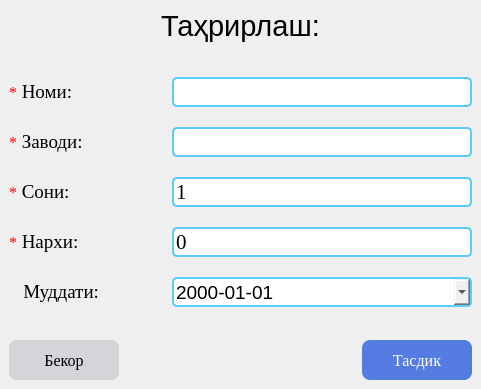
<?xml version="1.0" encoding="UTF-8"?>
<ui version="4.0">
 <class>MainWindow</class>
 <widget class="QMainWindow" name="MainWindow">
  <property name="geometry">
   <rect>
    <x>0</x>
    <y>0</y>
    <width>481</width>
    <height>389</height>
   </rect>
  </property>
  <property name="windowTitle">
   <string>MainWindow</string>
  </property>
  <property name="windowIcon">
   <iconset>
    <normalon>:/01/icon.ico</normalon>
   </iconset>
  </property>
  <property name="styleSheet">
   <string notr="true">

QSpinBox#spin::up-button  {
width: 20px;
padding-top: 5px;
border-width: 1px;
}
QSpinBox#spin::down-button  {

width: 20px;
border-width: 1px;
;
}

QSpinBox#spin::up-arrow  {
image: url(:/02/drop_up.png);

min-width: 14px;
min-height: 10px;
max-width: 14px;
max-height: 10px;
height: 14px;
width: 10px;
}

QSpinBox#spin::up-button:pressed  {
top: -1px;
left: 1px;
}


QSpinBox#spin::down-arrow  {
image:  url(:/02/drop_down.png);
min-width: 14px;
min-height: 10px;
max-width: 14px;
max-height: 10px;
height: 14px;
width: 10px;
}

QSpinBox#spin::down-button:pressed  {
top: 1px;
left: 1px;
}

QSpinBox#spin_2::up-button  {
width: 20px;
padding-top: 5px;
border-width: 1px;
}
QSpinBox#spin_2::down-button  {

width: 20px;
border-width: 1px;
;
}

QSpinBox#spin_2::up-arrow  {
image: url(:/02/drop_up.png);

min-width: 14px;
min-height: 10px;
max-width: 14px;
max-height: 10px;
height: 14px;
width: 10px;
}

QSpinBox#spin_2::up-button:pressed  {
top: -1px;
left: 1px;
}


QSpinBox#spin_2::down-arrow  {
image:  url(:/02/drop_down.png);
min-width: 14px;
min-height: 10px;
max-width: 14px;
max-height: 10px;
height: 14px;
width: 10px;
}

QSpinBox#spin_2::down-button:pressed  {
top: 1px;
left: 1px;
}</string>
  </property>
  <widget class="QWidget" name="centralwidget">
   <layout class="QGridLayout" name="gridLayout">
    <item row="0" column="0">
     <layout class="QVBoxLayout" name="verticalLayout_2">
      <item>
       <layout class="QHBoxLayout" name="horizontalLayout_5">
        <item>
         <spacer name="horizontalSpacer_5">
          <property name="orientation">
           <enum>Qt::Horizontal</enum>
          </property>
          <property name="sizeHint" stdset="0">
           <size>
            <width>40</width>
            <height>20</height>
           </size>
          </property>
         </spacer>
        </item>
        <item>
         <widget class="QLabel" name="label">
          <property name="font">
           <font>
            <family>Arial</family>
            <pointsize>22</pointsize>
           </font>
          </property>
          <property name="text">
           <string>Таҳрирлаш:</string>
          </property>
         </widget>
        </item>
        <item>
         <spacer name="horizontalSpacer_8">
          <property name="orientation">
           <enum>Qt::Horizontal</enum>
          </property>
          <property name="sizeHint" stdset="0">
           <size>
            <width>40</width>
            <height>20</height>
           </size>
          </property>
         </spacer>
        </item>
       </layout>
      </item>
      <item>
       <spacer name="verticalSpacer">
        <property name="orientation">
         <enum>Qt::Vertical</enum>
        </property>
        <property name="sizeHint" stdset="0">
         <size>
          <width>20</width>
          <height>18</height>
         </size>
        </property>
       </spacer>
      </item>
      <item>
       <layout class="QVBoxLayout" name="verticalLayout">
        <property name="spacing">
         <number>20</number>
        </property>
        <item>
         <layout class="QHBoxLayout" name="horizontalLayout">
          <property name="spacing">
           <number>0</number>
          </property>
          <item>
           <widget class="QLabel" name="label_7">
            <property name="font">
             <font>
              <family>Times New Roman</family>
              <pointsize>12</pointsize>
             </font>
            </property>
            <property name="styleSheet">
             <string notr="true">color: rgb(255, 0, 0);</string>
            </property>
            <property name="text">
             <string>*</string>
            </property>
           </widget>
          </item>
          <item>
           <widget class="QLabel" name="label_2">
            <property name="font">
             <font>
              <family>Times New Roman</family>
              <pointsize>14</pointsize>
             </font>
            </property>
            <property name="text">
             <string> Номи:</string>
            </property>
           </widget>
          </item>
          <item>
           <spacer name="horizontalSpacer">
            <property name="orientation">
             <enum>Qt::Horizontal</enum>
            </property>
            <property name="sizeType">
             <enum>QSizePolicy::Expanding</enum>
            </property>
            <property name="sizeHint" stdset="0">
             <size>
              <width>60</width>
              <height>20</height>
             </size>
            </property>
           </spacer>
          </item>
          <item>
           <widget class="QLineEdit" name="lineEdit">
            <property name="sizePolicy">
             <sizepolicy hsizetype="Minimum" vsizetype="Fixed">
              <horstretch>0</horstretch>
              <verstretch>0</verstretch>
             </sizepolicy>
            </property>
            <property name="minimumSize">
             <size>
              <width>300</width>
              <height>30</height>
             </size>
            </property>
            <property name="font">
             <font>
              <family>Times New Roman</family>
              <pointsize>16</pointsize>
             </font>
            </property>
            <property name="styleSheet">
             <string notr="true">QLineEdit{
border: 2px solid #59CDF2;
border-radius: 5px;
}
QLineEdit::focus{
border: 1px solid blue;
}</string>
            </property>
            <property name="placeholderText">
             <string/>
            </property>
           </widget>
          </item>
         </layout>
        </item>
        <item>
         <layout class="QHBoxLayout" name="horizontalLayout_2">
          <property name="spacing">
           <number>0</number>
          </property>
          <item>
           <widget class="QLabel" name="label_8">
            <property name="font">
             <font>
              <family>Times New Roman</family>
              <pointsize>12</pointsize>
             </font>
            </property>
            <property name="styleSheet">
             <string notr="true">color: rgb(255, 0, 0);</string>
            </property>
            <property name="text">
             <string>*</string>
            </property>
           </widget>
          </item>
          <item>
           <widget class="QLabel" name="label_3">
            <property name="font">
             <font>
              <family>Times New Roman</family>
              <pointsize>14</pointsize>
             </font>
            </property>
            <property name="text">
             <string> Заводи:</string>
            </property>
           </widget>
          </item>
          <item>
           <spacer name="horizontalSpacer_2">
            <property name="orientation">
             <enum>Qt::Horizontal</enum>
            </property>
            <property name="sizeType">
             <enum>QSizePolicy::Expanding</enum>
            </property>
            <property name="sizeHint" stdset="0">
             <size>
              <width>55</width>
              <height>20</height>
             </size>
            </property>
           </spacer>
          </item>
          <item>
           <widget class="QLineEdit" name="lineEdit_2">
            <property name="sizePolicy">
             <sizepolicy hsizetype="Minimum" vsizetype="Fixed">
              <horstretch>0</horstretch>
              <verstretch>0</verstretch>
             </sizepolicy>
            </property>
            <property name="minimumSize">
             <size>
              <width>300</width>
              <height>30</height>
             </size>
            </property>
            <property name="font">
             <font>
              <family>Times New Roman</family>
              <pointsize>16</pointsize>
             </font>
            </property>
            <property name="styleSheet">
             <string notr="true">QLineEdit{
border: 2px solid #59CDF2;
border-radius: 5px;
}
QLineEdit::focus{
border: 1px solid blue;
}</string>
            </property>
            <property name="text">
             <string/>
            </property>
            <property name="placeholderText">
             <string/>
            </property>
           </widget>
          </item>
         </layout>
        </item>
        <item>
         <layout class="QHBoxLayout" name="horizontalLayout_3">
          <property name="spacing">
           <number>0</number>
          </property>
          <item>
           <widget class="QLabel" name="label_11">
            <property name="font">
             <font>
              <family>Times New Roman</family>
              <pointsize>12</pointsize>
             </font>
            </property>
            <property name="styleSheet">
             <string notr="true">color: rgb(255, 0, 0);</string>
            </property>
            <property name="text">
             <string>*</string>
            </property>
           </widget>
          </item>
          <item>
           <widget class="QLabel" name="label_4">
            <property name="font">
             <font>
              <family>Times New Roman</family>
              <pointsize>14</pointsize>
             </font>
            </property>
            <property name="text">
             <string> Сони:</string>
            </property>
           </widget>
          </item>
          <item>
           <spacer name="horizontalSpacer_3">
            <property name="orientation">
             <enum>Qt::Horizontal</enum>
            </property>
            <property name="sizeType">
             <enum>QSizePolicy::Expanding</enum>
            </property>
            <property name="sizeHint" stdset="0">
             <size>
              <width>65</width>
              <height>20</height>
             </size>
            </property>
           </spacer>
          </item>
          <item>
           <widget class="QSpinBox" name="spin">
            <property name="minimumSize">
             <size>
              <width>300</width>
              <height>30</height>
             </size>
            </property>
            <property name="font">
             <font>
              <family>Times New Roman</family>
              <pointsize>16</pointsize>
             </font>
            </property>
            <property name="styleSheet">
             <string notr="true">QSpinBox{
border: 2px solid #59CDF2;
border-radius: 5px;
}
QSpinBox::focus{
border: 1px solid blue;
}</string>
            </property>
            <property name="minimum">
             <number>1</number>
            </property>
            <property name="maximum">
             <number>99999999</number>
            </property>
           </widget>
          </item>
         </layout>
        </item>
        <item>
         <layout class="QHBoxLayout" name="horizontalLayout_4">
          <property name="spacing">
           <number>0</number>
          </property>
          <item>
           <widget class="QLabel" name="label_9">
            <property name="font">
             <font>
              <family>Times New Roman</family>
              <pointsize>12</pointsize>
             </font>
            </property>
            <property name="styleSheet">
             <string notr="true">color: rgb(255, 0, 0);</string>
            </property>
            <property name="text">
             <string>*</string>
            </property>
           </widget>
          </item>
          <item>
           <widget class="QLabel" name="label_5">
            <property name="font">
             <font>
              <family>Times New Roman</family>
              <pointsize>14</pointsize>
             </font>
            </property>
            <property name="text">
             <string> Нархи:</string>
            </property>
           </widget>
          </item>
          <item>
           <spacer name="horizontalSpacer_4">
            <property name="orientation">
             <enum>Qt::Horizontal</enum>
            </property>
            <property name="sizeType">
             <enum>QSizePolicy::Expanding</enum>
            </property>
            <property name="sizeHint" stdset="0">
             <size>
              <width>52</width>
              <height>20</height>
             </size>
            </property>
           </spacer>
          </item>
          <item>
           <widget class="QSpinBox" name="spin_2">
            <property name="minimumSize">
             <size>
              <width>300</width>
              <height>30</height>
             </size>
            </property>
            <property name="font">
             <font>
              <family>Times New Roman</family>
              <pointsize>16</pointsize>
             </font>
            </property>
            <property name="styleSheet">
             <string notr="true">QSpinBox{
border: 2px solid #59CDF2;
border-radius: 5px;
}
QSpinBox::focus{
border: 1px solid blue;
}</string>
            </property>
            <property name="minimum">
             <number>0</number>
            </property>
            <property name="maximum">
             <number>99999999</number>
            </property>
            <property name="value">
             <number>0</number>
            </property>
           </widget>
          </item>
         </layout>
        </item>
        <item>
         <layout class="QHBoxLayout" name="horizontalLayout_6">
          <item>
           <widget class="QLabel" name="label_10">
            <property name="font">
             <font>
              <family>Times New Roman</family>
              <pointsize>14</pointsize>
             </font>
            </property>
            <property name="text">
             <string>   Муддати:</string>
            </property>
           </widget>
          </item>
          <item>
           <spacer name="horizontalSpacer_6">
            <property name="orientation">
             <enum>Qt::Horizontal</enum>
            </property>
            <property name="sizeType">
             <enum>QSizePolicy::Expanding</enum>
            </property>
            <property name="sizeHint" stdset="0">
             <size>
              <width>50</width>
              <height>20</height>
             </size>
            </property>
           </spacer>
          </item>
          <item>
           <widget class="QDateEdit" name="dateEdit">
            <property name="minimumSize">
             <size>
              <width>300</width>
              <height>30</height>
             </size>
            </property>
            <property name="maximumSize">
             <size>
              <width>200</width>
              <height>16777215</height>
             </size>
            </property>
            <property name="font">
             <font>
              <pointsize>14</pointsize>
             </font>
            </property>
            <property name="cursor">
             <cursorShape>PointingHandCursor</cursorShape>
            </property>
            <property name="styleSheet">
             <string notr="true">QDateEdit{
border: 2px solid #59CDF2;
border-radius: 5px;
}
QDateEdit::focus{
border: 1px solid blue;
}
QDateEdit::drop-down {
    image: url(:/02/drop_down.png);
	height: 20px;
	width: 15px;
	padding: 5px;
}</string>
            </property>
            <property name="currentSection">
             <enum>QDateTimeEdit::YearSection</enum>
            </property>
            <property name="displayFormat">
             <string>yyyy-MM-dd</string>
            </property>
            <property name="calendarPopup">
             <bool>true</bool>
            </property>
           </widget>
          </item>
         </layout>
        </item>
       </layout>
      </item>
      <item>
       <spacer name="verticalSpacer_2">
        <property name="orientation">
         <enum>Qt::Vertical</enum>
        </property>
        <property name="sizeHint" stdset="0">
         <size>
          <width>20</width>
          <height>18</height>
         </size>
        </property>
       </spacer>
      </item>
      <item>
       <layout class="QHBoxLayout" name="horizontalLayout_7">
        <item>
         <widget class="QPushButton" name="pushButton_2">
          <property name="minimumSize">
           <size>
            <width>110</width>
            <height>40</height>
           </size>
          </property>
          <property name="font">
           <font>
            <family>Times New Roman</family>
            <pointsize>12</pointsize>
           </font>
          </property>
          <property name="cursor">
           <cursorShape>PointingHandCursor</cursorShape>
          </property>
          <property name="styleSheet">
           <string notr="true">QPushButton{
	background-color: rgb(212, 213, 217);
border-radius: 8px;
  color: black;
}
</string>
          </property>
          <property name="text">
           <string>Бекор</string>
          </property>
          <property name="iconSize">
           <size>
            <width>24</width>
            <height>24</height>
           </size>
          </property>
         </widget>
        </item>
        <item>
         <spacer name="horizontalSpacer_7">
          <property name="orientation">
           <enum>Qt::Horizontal</enum>
          </property>
          <property name="sizeHint" stdset="0">
           <size>
            <width>40</width>
            <height>20</height>
           </size>
          </property>
         </spacer>
        </item>
        <item>
         <widget class="QPushButton" name="pushButton">
          <property name="minimumSize">
           <size>
            <width>110</width>
            <height>40</height>
           </size>
          </property>
          <property name="font">
           <font>
            <family>Times New Roman</family>
            <pointsize>12</pointsize>
           </font>
          </property>
          <property name="cursor">
           <cursorShape>PointingHandCursor</cursorShape>
          </property>
          <property name="styleSheet">
           <string notr="true">QPushButton{
	background-color: rgb(85, 124, 225);
border-radius: 8px;
  color: white;
}
</string>
          </property>
          <property name="text">
           <string>Тасдик</string>
          </property>
          <property name="iconSize">
           <size>
            <width>32</width>
            <height>32</height>
           </size>
          </property>
         </widget>
        </item>
       </layout>
      </item>
     </layout>
    </item>
   </layout>
  </widget>
 </widget>
 <resources>
  <include location="Icons.qrc"/>
 </resources>
 <connections/>
</ui>
